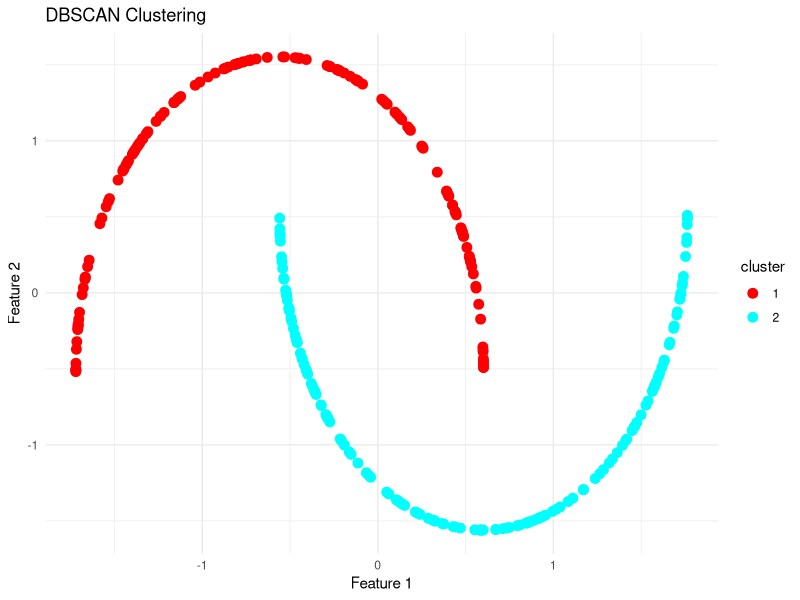

Here is the R script that generated this plot:
install.packages("dbscan")
install.packages("ggplot2")
install.packages("mlbench")
install.packages("scales")

library(dbscan)
library(ggplot2)
library(mlbench)
library(scales)

# Generate synthetic "two moons" data
set.seed(42)
moon_data = mlbench.2dnormals(n = 300, cl = 2)  # mlbench doesn't have make_moons directly
# We'll simulate moons manually
theta = runif(150, 0, pi)
x1 = cbind(cos(theta), sin(theta))
theta2 = runif(150, 0, pi)
x2 = cbind(1 - cos(theta2), 0.5 - sin(theta2))
X = rbind(x1, x2)

X_scaled = scale(X)

db= dbscan(X_scaled, eps = 0.3, minPts = 5)

X_df = as.data.frame(X_scaled)
X_df$cluster = factor(db$cluster)  


ggplot(X_df, aes(x = X_scaled[,1], y = X_scaled[,2], color = cluster)) +
  geom_point(size = 3) +
  scale_color_manual(values = rainbow(length(unique(db$cluster)))) +
  labs(title = "DBSCAN Clustering", x = "Feature 1", y = "Feature 2") +
  theme_minimal()
